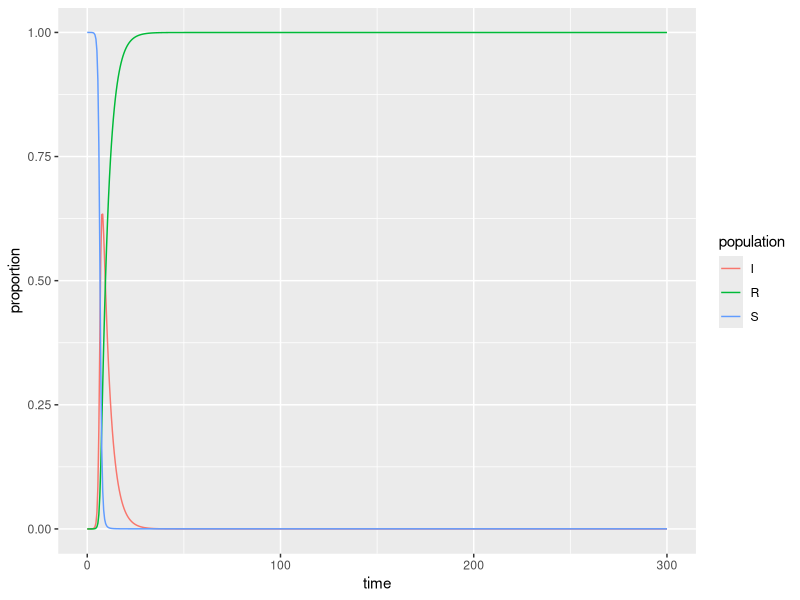

Write the R code that produced this figure.
## ---- chunk 1
knitr::opts_chunk$set(echo = TRUE)
library(tidyverse)
library(deSolve)
## ---- chunk 2
### Specify parameters

## Proportion in each compartment: Susceptible 0.999999, Infected 0.000001, Recovered 0 (these are directly from the example linked above)
init <- c(S = 1-1e-6, I = 1e-6, R = 0.0)

## beta: infection parameter; gamma: recovery parameter
parameters <- c(beta = 2.316, gamma = 0.261)

## Time frame
times      <- seq(0, 300, by = 0.5)
## ---- chunk 3
## Build the function with all 
sir <- function(time, init, parameters) {

  with(as.list(c(init, parameters)), {

    dS <- -beta * S * I
    dI <-  beta * S * I - gamma * I
    dR <-  gamma * I
    
    return(list(c(dS, dI, dR)))
  })
}
## ---- chunk 4
## Solve using `deSolve::ode()`
approximation <- ode(y = init, times = times, func = sir, parms = parameters)
## ---- chunk 5
## Get output into a data frame
approx_df <- as.data.frame(approximation)

## Pivot longer so R will do the work for us: 
approx_long <- approx_df %>% 
  pivot_longer(cols = S:R, names_to = "population", values_to = "proportion")

## ---- chunk 6
ggplot(data = approx_long, aes(x = time, y = proportion)) +
  geom_line(aes(color = population))
